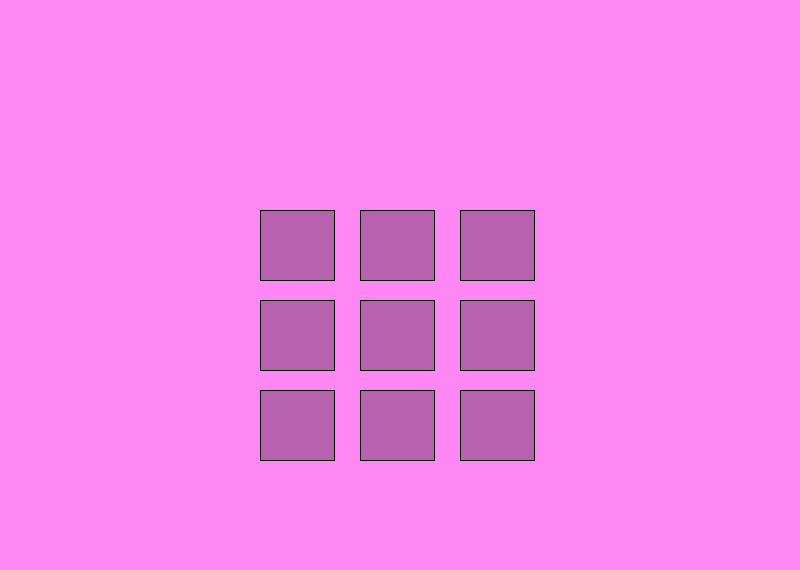
<?xml version="1.0" encoding="UTF-8"?>
<ui version="4.0">
 <class>MainWindow</class>
 <widget class="QMainWindow" name="MainWindow">
  <property name="geometry">
   <rect>
    <x>0</x>
    <y>0</y>
    <width>800</width>
    <height>570</height>
   </rect>
  </property>
  <property name="windowTitle">
   <string>MainWindow</string>
  </property>
  <property name="styleSheet">
   <string notr="true">
background-color: rgb(255, 135, 243);</string>
  </property>
  <widget class="QWidget" name="centralwidget">
   <widget class="QPushButton" name="one">
    <property name="geometry">
     <rect>
      <x>260</x>
      <y>210</y>
      <width>75</width>
      <height>71</height>
     </rect>
    </property>
    <property name="styleSheet">
     <string notr="true">background:rgba(0,0,0,0.28);
border: 1px solid black;</string>
    </property>
    <property name="text">
     <string/>
    </property>
   </widget>
   <widget class="QPushButton" name="two">
    <property name="geometry">
     <rect>
      <x>360</x>
      <y>210</y>
      <width>75</width>
      <height>71</height>
     </rect>
    </property>
    <property name="styleSheet">
     <string notr="true">background:rgba(0,0,0,0.28);
border: 1px solid black;</string>
    </property>
    <property name="text">
     <string/>
    </property>
   </widget>
   <widget class="QPushButton" name="three">
    <property name="geometry">
     <rect>
      <x>460</x>
      <y>210</y>
      <width>75</width>
      <height>71</height>
     </rect>
    </property>
    <property name="styleSheet">
     <string notr="true">background:rgba(0,0,0,0.28);
border: 1px solid black;</string>
    </property>
    <property name="text">
     <string/>
    </property>
   </widget>
   <widget class="QPushButton" name="six">
    <property name="geometry">
     <rect>
      <x>460</x>
      <y>300</y>
      <width>75</width>
      <height>71</height>
     </rect>
    </property>
    <property name="styleSheet">
     <string notr="true">background:rgba(0,0,0,0.28);
border: 1px solid black;</string>
    </property>
    <property name="text">
     <string/>
    </property>
   </widget>
   <widget class="QPushButton" name="five">
    <property name="geometry">
     <rect>
      <x>360</x>
      <y>300</y>
      <width>75</width>
      <height>71</height>
     </rect>
    </property>
    <property name="styleSheet">
     <string notr="true">background:rgba(0,0,0,0.28);
border: 1px solid black;</string>
    </property>
    <property name="text">
     <string/>
    </property>
   </widget>
   <widget class="QPushButton" name="four">
    <property name="geometry">
     <rect>
      <x>260</x>
      <y>300</y>
      <width>75</width>
      <height>71</height>
     </rect>
    </property>
    <property name="styleSheet">
     <string notr="true">background:rgba(0,0,0,0.28);
border: 1px solid black;</string>
    </property>
    <property name="text">
     <string/>
    </property>
   </widget>
   <widget class="QPushButton" name="seven">
    <property name="geometry">
     <rect>
      <x>260</x>
      <y>390</y>
      <width>75</width>
      <height>71</height>
     </rect>
    </property>
    <property name="styleSheet">
     <string notr="true">background:rgba(0,0,0,0.28);
border: 1px solid black;</string>
    </property>
    <property name="text">
     <string/>
    </property>
   </widget>
   <widget class="QPushButton" name="eight">
    <property name="geometry">
     <rect>
      <x>360</x>
      <y>390</y>
      <width>75</width>
      <height>71</height>
     </rect>
    </property>
    <property name="styleSheet">
     <string notr="true">background:rgba(0,0,0,0.28);
border: 1px solid black;</string>
    </property>
    <property name="text">
     <string/>
    </property>
   </widget>
   <widget class="QPushButton" name="nine">
    <property name="geometry">
     <rect>
      <x>460</x>
      <y>390</y>
      <width>75</width>
      <height>71</height>
     </rect>
    </property>
    <property name="styleSheet">
     <string notr="true">background:rgba(0,0,0,0.28);
border: 1px solid black;</string>
    </property>
    <property name="text">
     <string/>
    </property>
   </widget>
   <widget class="QLabel" name="console_label">
    <property name="geometry">
     <rect>
      <x>110</x>
      <y>500</y>
      <width>581</width>
      <height>51</height>
     </rect>
    </property>
    <property name="font">
     <font>
      <pointsize>24</pointsize>
      <weight>75</weight>
      <italic>false</italic>
      <bold>true</bold>
      <underline>false</underline>
      <strikeout>false</strikeout>
     </font>
    </property>
    <property name="styleSheet">
     <string notr="true">background: transparent;</string>
    </property>
    <property name="text">
     <string/>
    </property>
    <property name="alignment">
     <set>Qt::AlignCenter</set>
    </property>
   </widget>
   <widget class="QLabel" name="wrapper">
    <property name="geometry">
     <rect>
      <x>0</x>
      <y>0</y>
      <width>800</width>
      <height>571</height>
     </rect>
    </property>
    <property name="text">
     <string/>
    </property>
   </widget>
   <zorder>wrapper</zorder>
   <zorder>one</zorder>
   <zorder>two</zorder>
   <zorder>three</zorder>
   <zorder>six</zorder>
   <zorder>five</zorder>
   <zorder>four</zorder>
   <zorder>seven</zorder>
   <zorder>eight</zorder>
   <zorder>nine</zorder>
   <zorder>console_label</zorder>
  </widget>
 </widget>
 <resources/>
 <connections/>
</ui>
